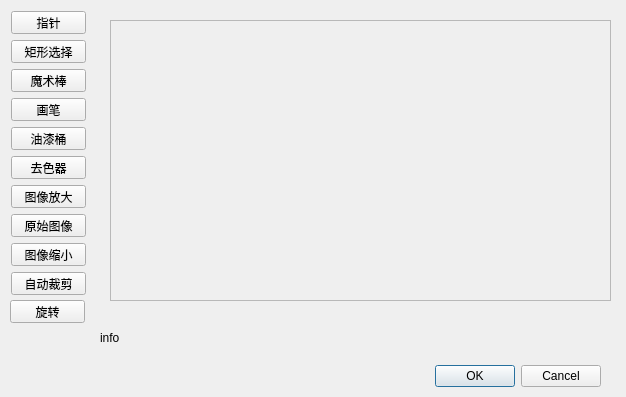
<?xml version="1.0" encoding="UTF-8"?>
<ui version="4.0">
 <class>EditImgDlg</class>
 <widget class="QDialog" name="EditImgDlg">
  <property name="geometry">
   <rect>
    <x>0</x>
    <y>0</y>
    <width>626</width>
    <height>397</height>
   </rect>
  </property>
  <property name="windowTitle">
   <string>Dialog</string>
  </property>
  <widget class="QWidget" name="layoutWidget">
   <property name="geometry">
    <rect>
     <x>250</x>
     <y>360</y>
     <width>351</width>
     <height>33</height>
    </rect>
   </property>
   <layout class="QHBoxLayout">
    <property name="spacing">
     <number>6</number>
    </property>
    <property name="leftMargin">
     <number>0</number>
    </property>
    <property name="topMargin">
     <number>0</number>
    </property>
    <property name="rightMargin">
     <number>0</number>
    </property>
    <property name="bottomMargin">
     <number>0</number>
    </property>
    <item>
     <spacer>
      <property name="orientation">
       <enum>Qt::Horizontal</enum>
      </property>
      <property name="sizeHint" stdset="0">
       <size>
        <width>131</width>
        <height>31</height>
       </size>
      </property>
     </spacer>
    </item>
    <item>
     <widget class="QPushButton" name="okButton">
      <property name="text">
       <string>OK</string>
      </property>
     </widget>
    </item>
    <item>
     <widget class="QPushButton" name="cancelButton">
      <property name="text">
       <string>Cancel</string>
      </property>
     </widget>
    </item>
   </layout>
  </widget>
  <widget class="QLabel" name="labelInfo">
   <property name="geometry">
    <rect>
     <x>100</x>
     <y>330</y>
     <width>491</width>
     <height>16</height>
    </rect>
   </property>
   <property name="text">
    <string>info</string>
   </property>
  </widget>
  <widget class="QScrollArea" name="scrollArea">
   <property name="geometry">
    <rect>
     <x>110</x>
     <y>20</y>
     <width>501</width>
     <height>281</height>
    </rect>
   </property>
   <property name="widgetResizable">
    <bool>false</bool>
   </property>
   <widget class="QWidget" name="scrollAreaWidgetContents">
    <property name="geometry">
     <rect>
      <x>0</x>
      <y>0</y>
      <width>499</width>
      <height>279</height>
     </rect>
    </property>
   </widget>
  </widget>
  <widget class="QPushButton" name="btnRoate">
   <property name="geometry">
    <rect>
     <x>10</x>
     <y>300</y>
     <width>75</width>
     <height>23</height>
    </rect>
   </property>
   <property name="text">
    <string>旋转</string>
   </property>
  </widget>
  <widget class="QPushButton" name="btnMagic">
   <property name="geometry">
    <rect>
     <x>11</x>
     <y>69</y>
     <width>75</width>
     <height>23</height>
    </rect>
   </property>
   <property name="text">
    <string>魔术棒</string>
   </property>
  </widget>
  <widget class="QPushButton" name="btnRect">
   <property name="geometry">
    <rect>
     <x>11</x>
     <y>40</y>
     <width>75</width>
     <height>23</height>
    </rect>
   </property>
   <property name="text">
    <string>矩形选择</string>
   </property>
  </widget>
  <widget class="QPushButton" name="btnPointer">
   <property name="geometry">
    <rect>
     <x>11</x>
     <y>11</y>
     <width>75</width>
     <height>23</height>
    </rect>
   </property>
   <property name="text">
    <string>指针</string>
   </property>
  </widget>
  <widget class="QPushButton" name="btnBig">
   <property name="geometry">
    <rect>
     <x>11</x>
     <y>185</y>
     <width>75</width>
     <height>23</height>
    </rect>
   </property>
   <property name="text">
    <string>图像放大</string>
   </property>
  </widget>
  <widget class="QPushButton" name="btnColor">
   <property name="geometry">
    <rect>
     <x>11</x>
     <y>156</y>
     <width>75</width>
     <height>23</height>
    </rect>
   </property>
   <property name="text">
    <string>去色器</string>
   </property>
  </widget>
  <widget class="QPushButton" name="btnPen">
   <property name="geometry">
    <rect>
     <x>11</x>
     <y>98</y>
     <width>75</width>
     <height>23</height>
    </rect>
   </property>
   <property name="text">
    <string>画笔</string>
   </property>
  </widget>
  <widget class="QPushButton" name="btnFill">
   <property name="geometry">
    <rect>
     <x>11</x>
     <y>127</y>
     <width>75</width>
     <height>23</height>
    </rect>
   </property>
   <property name="text">
    <string>油漆桶</string>
   </property>
  </widget>
  <widget class="QPushButton" name="btnSrc">
   <property name="geometry">
    <rect>
     <x>11</x>
     <y>214</y>
     <width>75</width>
     <height>23</height>
    </rect>
   </property>
   <property name="text">
    <string>原始图像</string>
   </property>
  </widget>
  <widget class="QPushButton" name="btnSmall">
   <property name="geometry">
    <rect>
     <x>11</x>
     <y>243</y>
     <width>75</width>
     <height>23</height>
    </rect>
   </property>
   <property name="text">
    <string>图像缩小</string>
   </property>
  </widget>
  <widget class="QPushButton" name="btnCut">
   <property name="geometry">
    <rect>
     <x>11</x>
     <y>272</y>
     <width>75</width>
     <height>23</height>
    </rect>
   </property>
   <property name="text">
    <string>自动裁剪</string>
   </property>
  </widget>
 </widget>
 <resources/>
 <connections>
  <connection>
   <sender>okButton</sender>
   <signal>clicked()</signal>
   <receiver>EditImgDlg</receiver>
   <slot>accept()</slot>
   <hints>
    <hint type="sourcelabel">
     <x>358</x>
     <y>335</y>
    </hint>
    <hint type="destinationlabel">
     <x>96</x>
     <y>254</y>
    </hint>
   </hints>
  </connection>
  <connection>
   <sender>cancelButton</sender>
   <signal>clicked()</signal>
   <receiver>EditImgDlg</receiver>
   <slot>reject()</slot>
   <hints>
    <hint type="sourcelabel">
     <x>439</x>
     <y>335</y>
    </hint>
    <hint type="destinationlabel">
     <x>179</x>
     <y>282</y>
    </hint>
   </hints>
  </connection>
 </connections>
</ui>
